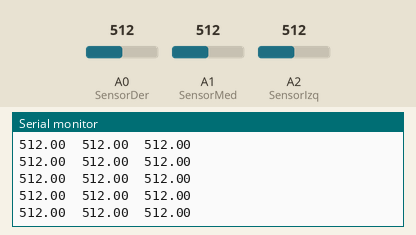
This sketch was run on a simulated Arduino Uno, built with avr-gcc and run on an emulated ATmega328P. On the bench: the last lines printed to the serial monitor. The inputs (shaded band) are chosen by the test bench; at power-on: A2 (SensorIzq) = 512, A0 (SensorDer) = 512, A1 (SensorMed) = 512.

Above: at 2.7 s.
2.8 s: A2 (SensorIzq) set to 11
At 2.85 s:
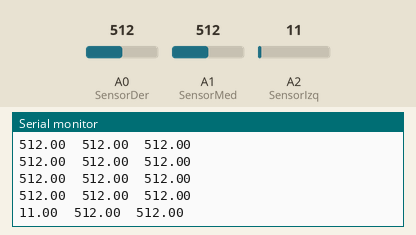
5.8 s: A2 (SensorIzq) set to 8
At 5.8 s:
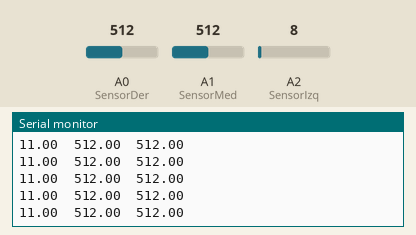
8.8 s: A0 (SensorDer) set to 11
At 8.85 s:
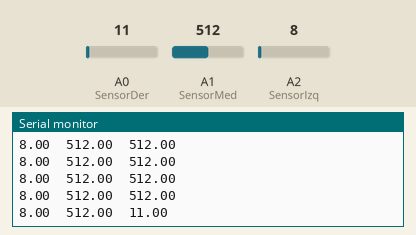
11.8 s: A0 (SensorDer) set to 8
At 11.9 s:
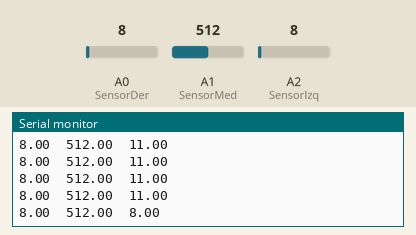
Timing chart, 0 to 14.3 s (numbered marks = the images above; inputs shaded):
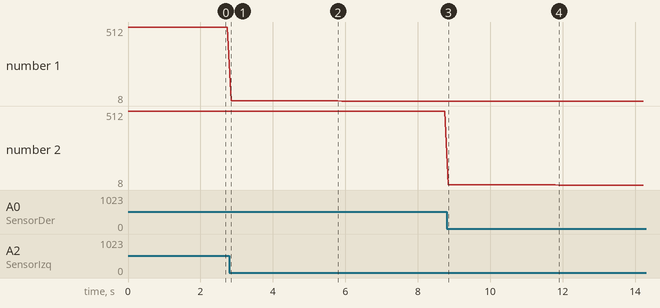

Measured:
- after the input at 2.8 s, the serial monitor: prints a new line after 0.05 s (image 1)
- after the input at 8.8 s, the serial monitor: prints a new line at once (image 3)
- after the input at 11.8 s, the serial monitor: prints a new line after 0.09 s (image 4)
- plotted number 1: 512 → 11 after the input at 2.8 s, 11 → 8 after the input at 5.8 s
- plotted number 2: 512 → 11 after the input at 8.8 s

The sketch:

prueba_linea.ino
```cpp
#define SensorIzq A2
#define SensorMed A1
#define SensorDer A0

float lecturaIzq;
float lecturaMed;
float lecturaDer;

void setup() {
  Serial.begin(9600);
  pinMode(SensorIzq, INPUT);
  pinMode(SensorMed, INPUT);
  pinMode(SensorDer, INPUT);
}

void loop() {
  lecturaIzq = analogRead(SensorIzq);
  lecturaMed = analogRead(SensorMed);
  lecturaDer = analogRead(SensorDer);
  Serial.print(lecturaIzq);
  Serial.print("\t");
  Serial.print(lecturaMed);
  Serial.print("\t");
  Serial.print(lecturaDer);
  Serial.print("\t");
  Serial.print("\r\n");
  delay(100);
}
```
